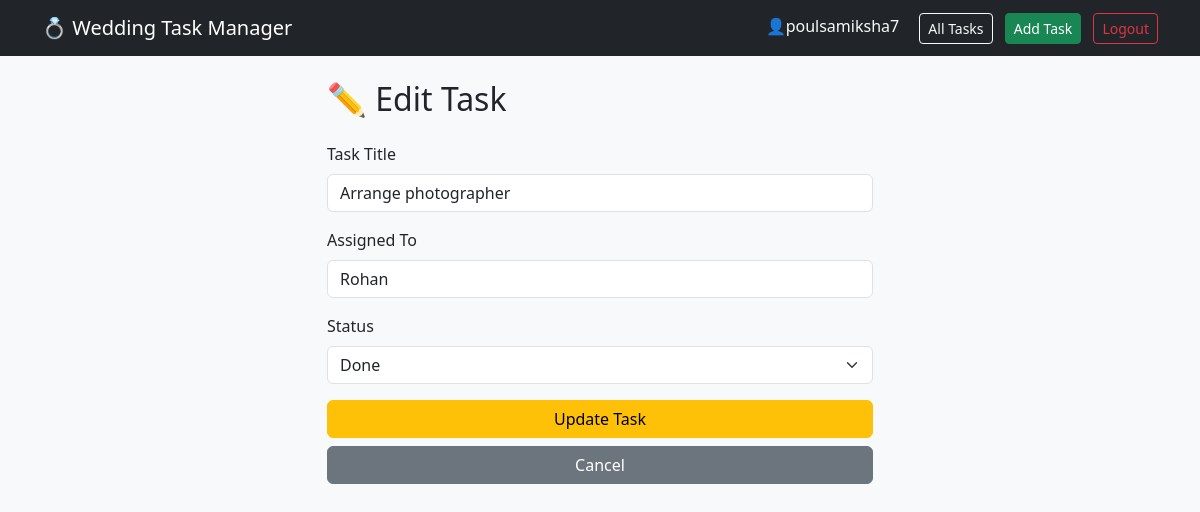
Page /edit/4 (signed in) on the committed database.
### app.py (models this page shows, shortened)
class User(UserMixin,db.Model):
    id=db.Column(db.Integer,primary_key=True)
    username=db.Column(db.String(100),unique=True,nullable=False)
    email=db.Column(db.String(150),unique=True,nullable=False)
    password=db.Column(db.String(200),nullable=False)

class Task(db.Model):
    id = db.Column(db.Integer, primary_key=True)
    title = db.Column(db.String(200), nullable=False)
    assigned_to = db.Column(db.String(100), nullable=False)
    status = db.Column(db.String(20), default='Pending')

### app.py (the view, shortened to what this page needs)
@app.route('/edit/<int:task_id>', methods=['GET','POST'])
@login_required
def edit_task(task_id):
    task=Task.query.get_or_404(task_id)
    return render_template('edit_task.html',task=task)

### app.py (called while the page is built)
@login_manager.user_loader
def load_user(user_id):
    return User.query.get(int(user_id))

### templates/edit_task.html (shortened to what this page needs)
{% extends "base.html" %}
{% block content %}
<div class="row justify-content-center">
    <div class="col-md-6">
        <h2 class="mb-4">✏️ Edit Task</h2>
        <form action="{{url_for('edit_task',task_id=task.id)}}" method="POST">
            <div class="mb-3">
                <label class="form-label">Task Title</label>
                <input type="text" name="title" class="form-control" value="{{task.title}}" required>
            </div>
            <div class="mb-3">
                <label class="form-label">Assigned To </label>
                <input type="text" name="assigned_to" class="form-control" value="{{task.assigned_to}}" required>
            </div>
            <div class="mb-3">
                <label class="form-label">Status</label>
                <select name="status" class="form-select">
                    <option value="Done" {% if task.status=="Done" %}selected{% endif %}>Done</option>
                </select>
            </div>
            <button type="submit" class="btn btn-warning w-100">
                Update Task
            </button>
        </form>
        <a href="{{url_for('tasks')}}" class="btn btn-secondary w-100 mt-2">
            Cancel
        </a>
    </div>
</div>
{% endblock %}

### templates/base.html (shortened to what this page needs)
<!DOCTYPE html>
<html lang="en">
<head>
    <link href="https://cdn.jsdelivr.net/npm/bootstrap@5.3.0/dist/css/bootstrap.min.css" rel="stylesheet">
    <link rel="stylesheet" href="{{ url_for('static', filename='css/style.css') }}">
</head>
<body>
    <nav class="navbar navbar-expand-lg navbar-dark bg-dark">
        <div class="container">
            <a class="navbar-brand" href="{{ url_for('home') }}">💍 Wedding Task Manager</a>
            <div>
                {% if current_user.is_authenticated %}
                    <span class="text-light me-3">👤{{current_user.username}}</span>
                    <a class="btn btn-outline-light btn-sm me-2" href="{{ url_for('tasks') }}">All Tasks</a>
                    <a href="{{url_for('add_task')}}" class="btn btn-success btn-sm me-2">Add Task</a>
                    <a href="{{url_for('logout')}}" class="btn btn-outline-danger btn-sm">Logout</a>
                {% else %}
                    <a href="{{url_for('login')}}" class="btn btn-outline-light btn-sm me-2">Login</a>
                    <a href="{{url_for('register')}}" class="btn btn-success btn-sm">Register</a>
                {% endif %}
            </div>
        </div>
    </nav>
    <div class="container mt-4">
        {% block content %}
        {% endblock %}
    </div>
</body>
</html>

### static/css/style.css (style rules this page uses)
body { background-color: #f8f9fa; }

### rows in the picture
User: username "poulsamiksha7"
Task: title "Arrange photographer", assigned_to "Rohan", status "Done"
